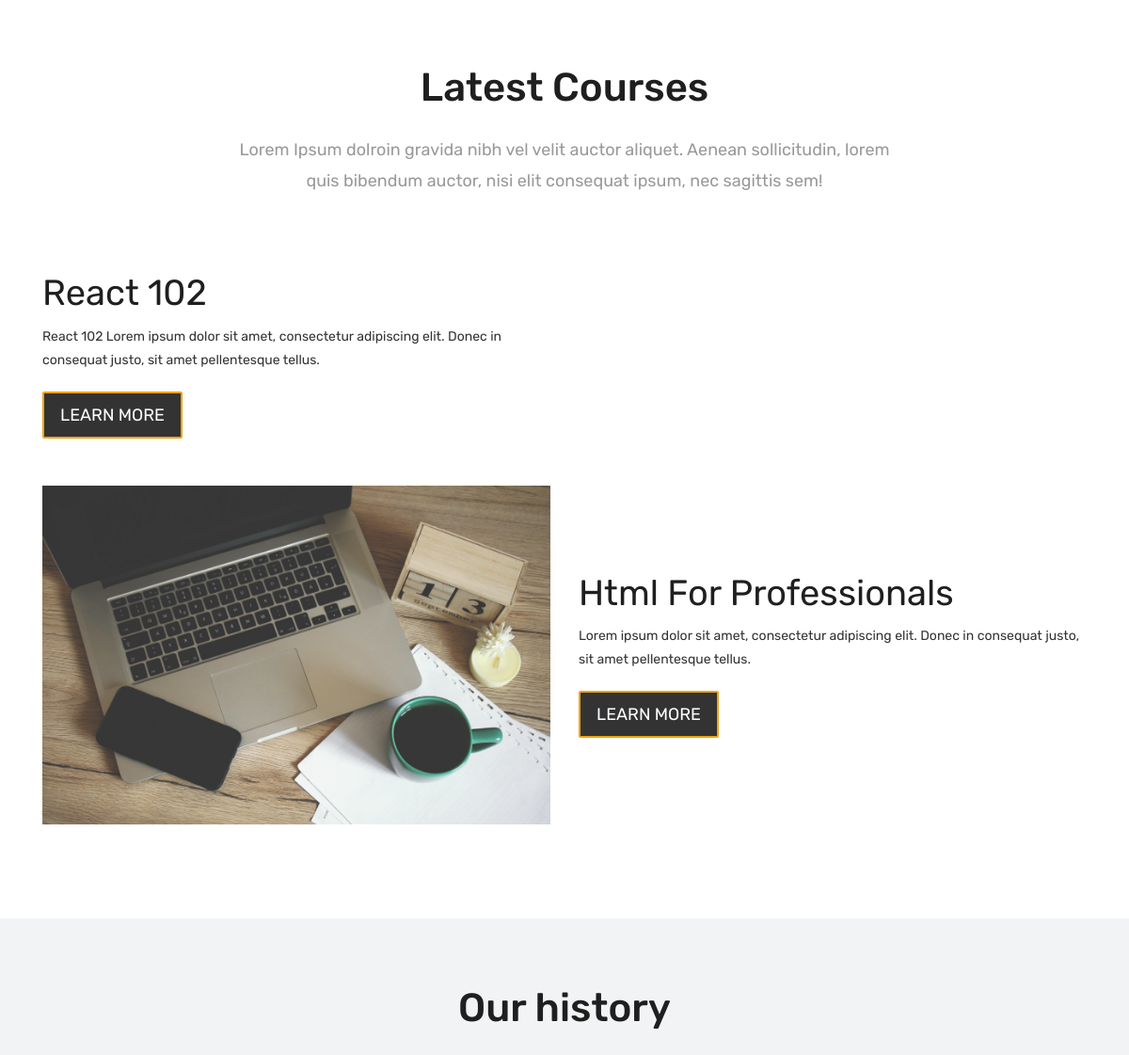
/ (middle part), run on an earlier commit of the app's database.
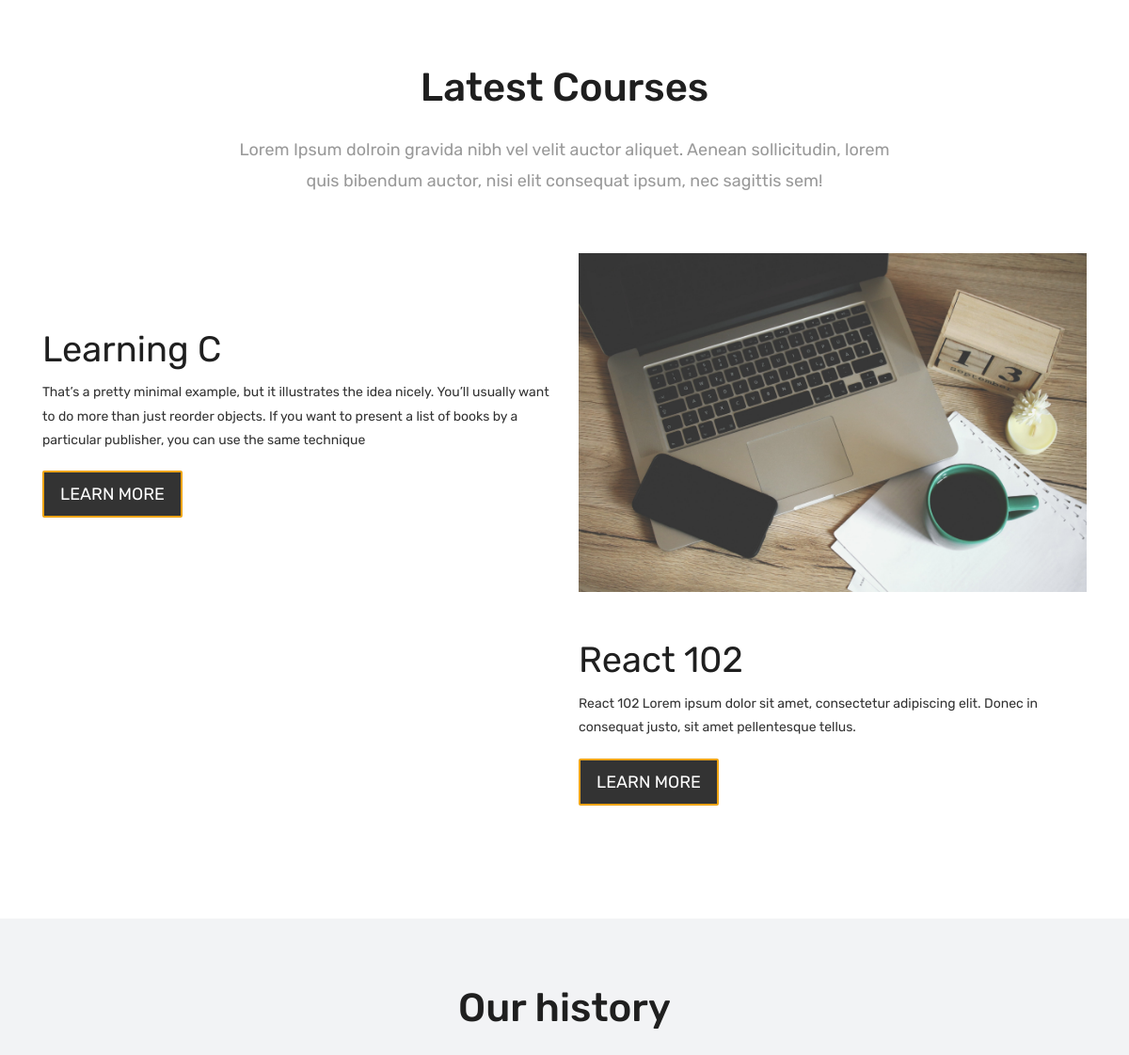
And on a later commit of the database.
### courses/models.py (models this page shows, shortened)
class Course(models.Model):
    teacher = models.ForeignKey(Teacher, null=True, on_delete=models.CASCADE)
    name = models.CharField(max_length=200, unique=True, editable=True)
    category = models.ForeignKey(Category, null=True, on_delete=models.DO_NOTHING)
    tags = models.ManyToManyField(Tag, blank=True, null=True)
    description = models.TextField(blank=True, null=True, editable=True)
    image = models.ImageField(upload_to="courses/%Y/%m/%d/", default="courses/default_course_image.jpg")
    date = models.DateTimeField(auto_now=True)
    available = models.BooleanField(default=True)

### pages/views.py (the view)
# urls.py: path('', IndexView.as_view(), name='index'),
class IndexView(TemplateView):
    template_name = 'index.html'
    def get_context_data(self, **kwargs):
        context = super().get_context_data(**kwargs)
        context['courses'] = Course.objects.filter(available=True).order_by('-date')[:2]
        context['total_course'] = Course.objects.filter(available=True).count()
        return context

### templates/index.html (shortened to what this page needs)
{% extends "partials/_base.html" %}
{% load static %}
{% block content  %}
    <div id="overviews" class="section wb">
        <div class="container">
            <div class="section-title row text-center">
                <div class="col-md-8 offset-md-2">
                    <h3>Latest Courses</h3>
                    <p class="lead">Lorem Ipsum dolroin gravida nibh vel velit auctor aliquet. Aenean sollicitudin, lorem quis bibendum auctor, nisi elit consequat ipsum, nec sagittis sem!</p>
                </div>
            </div>
			{% for course in courses %}
            <div class="row align-items-center">
				{% if not forloop.first %}
				<div class="col-xl-6 col-lg-6 col-md-12 col-sm-12">
                    <div class="post-media wow fadeIn">
                        <img src="{{course.image.url}}" alt="" class="img-fluid img-rounded">
                    </div>
                </div>
				{% endif %}
                <div class="col-xl-6 col-lg-6 col-md-12 col-sm-12">
                    <div class="message-box">
                        <h2>{{course.name}}</h2>
                        <p>{{course.description}}</p>
                        <a href="{% url 'course_detail' course.category.slug course.id %}" class="hover-btn-new orange"><span>Learn More</span></a>
                    </div>
                </div>
				{% if forloop.first %}
				<div class="col-xl-6 col-lg-6 col-md-12 col-sm-12">
                    <div class="post-media wow fadeIn">
                        <img src="{{course.image.url}}" alt="" class="img-fluid img-rounded">
                    </div>
                </div>
				{% endif %}
			</div>
			{% endfor %}
        </div>
    </div>
    <section class="section lb page-section">
		<div class="container">
			 <div class="section-title row text-center">
                <div class="col-md-8 offset-md-2">
                    <h3>Our history</h3>
                </div>
            </div>
		</div>
	</section>
    {% endblock %}

What changed in the data, as far as the page shows it:
no longer on this page (row unchanged): Course: image (placeholder picture), name "Html For Professionals", description "Lorem ipsum dolor sit amet, consectetur adipiscing elit. Donec in consequat justo, sit amet pellentesque tellus."
added Course: name "Learning C", description "That’s a pretty minimal example, but it illustrates the idea nicely. You’ll usually want to do more than just reorder objects. If you want to present a list of books by a particular publisher, you can use the same technique", image (placeholder picture)
